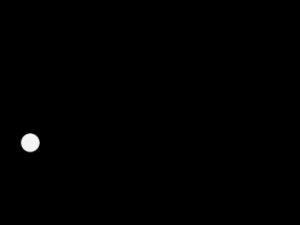
#> input picture ball/ball-0.png, 300 x 225 px
$ python opticalflowlk.py
#> lines starting #> are read from the running program, lines starting #| are printed output that depends on the picture
#> further down, img1 is the input picture: shape (225, 300); min 0, max 248, mean 1
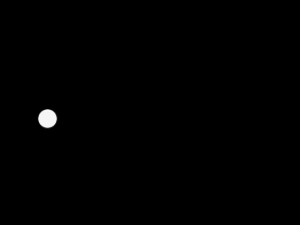
#> input picture ball/ball-1.png, 300 x 225 px
#> further down, img2 is the input picture: shape (225, 300); min 0, max 248, mean 1
import cv2
import numpy as np
import matplotlib.pyplot as plt

def opticalflowLK(img1, img2, kernel_size):
#> called with kernel_size = 5
    fig1 = img1
    fig2 = img2
    assert img1.shape == img2.shape
    height, width = img1.shape
#> height = 225; width = 300
    x_range = width // kernel_size
#> x_range = 60
    y_range = height // kernel_size
#> y_range = 45

    It = np.zeros(shape = (height, width), dtype = 'int16')
    Ix = np.zeros(shape = (height, width), dtype = 'int16')
    Iy = np.zeros(shape = (height, width), dtype = 'int16')

    for i in range (0, height - 1):
        for j in range (0, width - 1):
            It[i][j] = fig1[i][j] - fig2[i][j]
            Ix[i][j] = fig1[i][j + 1] - fig1[i][j]
            Iy[i][j] = fig1[i + 1][j] - fig1[i][j]
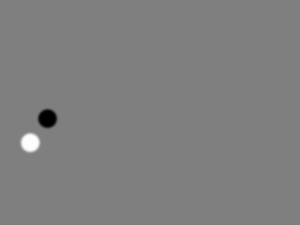
#> It: shape (225, 300) int16; min -246, max 245, mean 0; drawn with min black and max white

    Ixx = Ix * Ix
    Iyy = Iy * Iy
    Ixy = Ix * Iy
    Itx = It * Ix
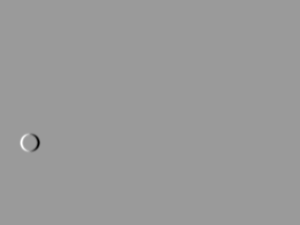
#> Itx: shape (225, 300) int16; min -14600, max 9486, mean -3.1; drawn with min black and max white
    Ity = It * Iy

    #of = [[(0.0, 0.0)] * width for i in range(height)]
    ofu = np.zeros(shape = (y_range, x_range), dtype = 'float64')
    ofv = np.zeros(shape = (y_range, x_range), dtype = 'float64')
    ofm = np.zeros(shape = (y_range, x_range), dtype = 'float64')
    A = np.zeros(shape = (2, 2), dtype = 'int16')
    B = np.zeros(shape = (2, 1), dtype = 'int16')

    for i in range (y_range):
        for j in range (x_range):
            axx = 0
            axy = 0
            ayy = 0
            btx = 0
            bty = 0
            for y in range (kernel_size):
                for x in range (kernel_size):
                    axx += Ixx[i * kernel_size + y][j * kernel_size + x]
                    axy += Ixy[i * kernel_size + y][j * kernel_size + x]
                    ayy += Iyy[i * kernel_size + y][j * kernel_size + x]
                    btx += Itx[i * kernel_size + y][j * kernel_size + x]
                    bty += Ity[i * kernel_size + y][j * kernel_size + x]
            '''
            A[0][0] = axx
            A[0][1] = axy
            A[1][0] = axy
            A[1][1] = ayy
            B[0][0] = - btx
            B[1][0] = - bty
            try:
                v = np.linalg.solve(A, B)
            except(Exception):
                v = [[0.0], [0.0]]
            '''

            A[0][0] = ayy
            A[0][1] = -axy
            A[1][0] = -axy
            A[1][1] = axx
            B[0][0] = -btx
            B[1][0] = -bty
            det = axx * ayy - axy * axy
            temp = np.matmul(A, B)
            if det == 0:
                v = [[0.0], [0.0]]
            else:
                v = np.true_divide(temp, det)

            ofu[i][j] = v[0][0]
            ofv[i][j] = v[1][0]
            ofm[i][j] = np.sqrt(v[0][0] ** 2 + v[1][0] ** 2)
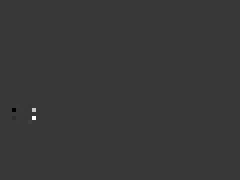
#> ofu: shape (45, 60) float64 (shown 4 times larger); min -0.439, max 1.55, mean 0.000834; drawn with min black and max white
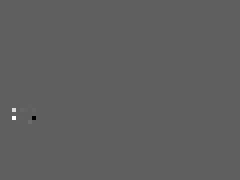
#> ofv: shape (45, 60) float64 (shown 4 times larger); min -0.808, max 1.34, mean 0.000674; drawn with min black and max white
#> after the loop, A = [[0, 0], [0, 0]]; B = [0, 0]


    x = np.linspace(0, x_range, x_range)
#> x = 60 values from 0 to 60
    y = np.linspace(y_range, 0 , y_range)
    plt.figure(figsize = (12, 8))
    plt.quiver(x, y, ofu, ofv, scale = 100)
    plt.show()
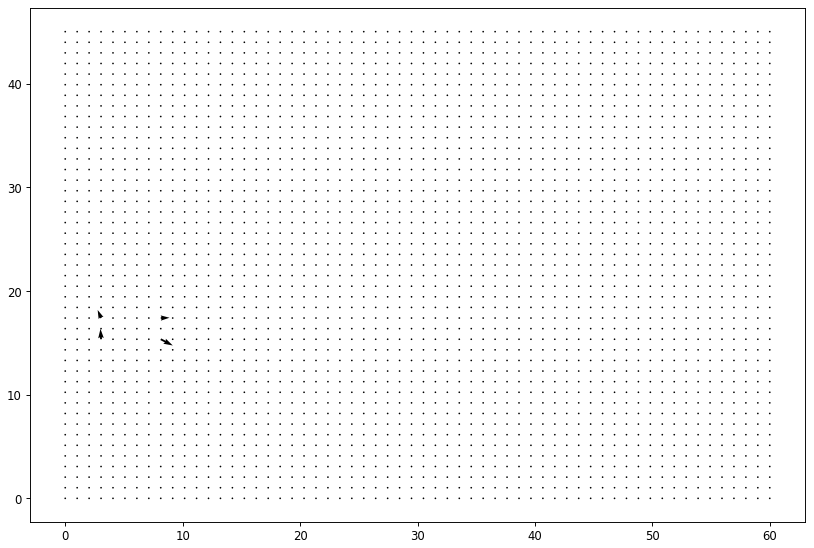
#> figure drawn by matplotlib, 1 panel
    return ofu, ofv, ofm

img1 = cv2.imread("ball/ball-0.png", 0)
img2 = cv2.imread("ball/ball-1.png", 0)
fig1 = cv2.GaussianBlur(img1, (5, 5), 0).astype('int16')
fig2 = cv2.GaussianBlur(img2, (5, 5), 0).astype('int16')

opticalflowLK(fig1, fig2, 5)
